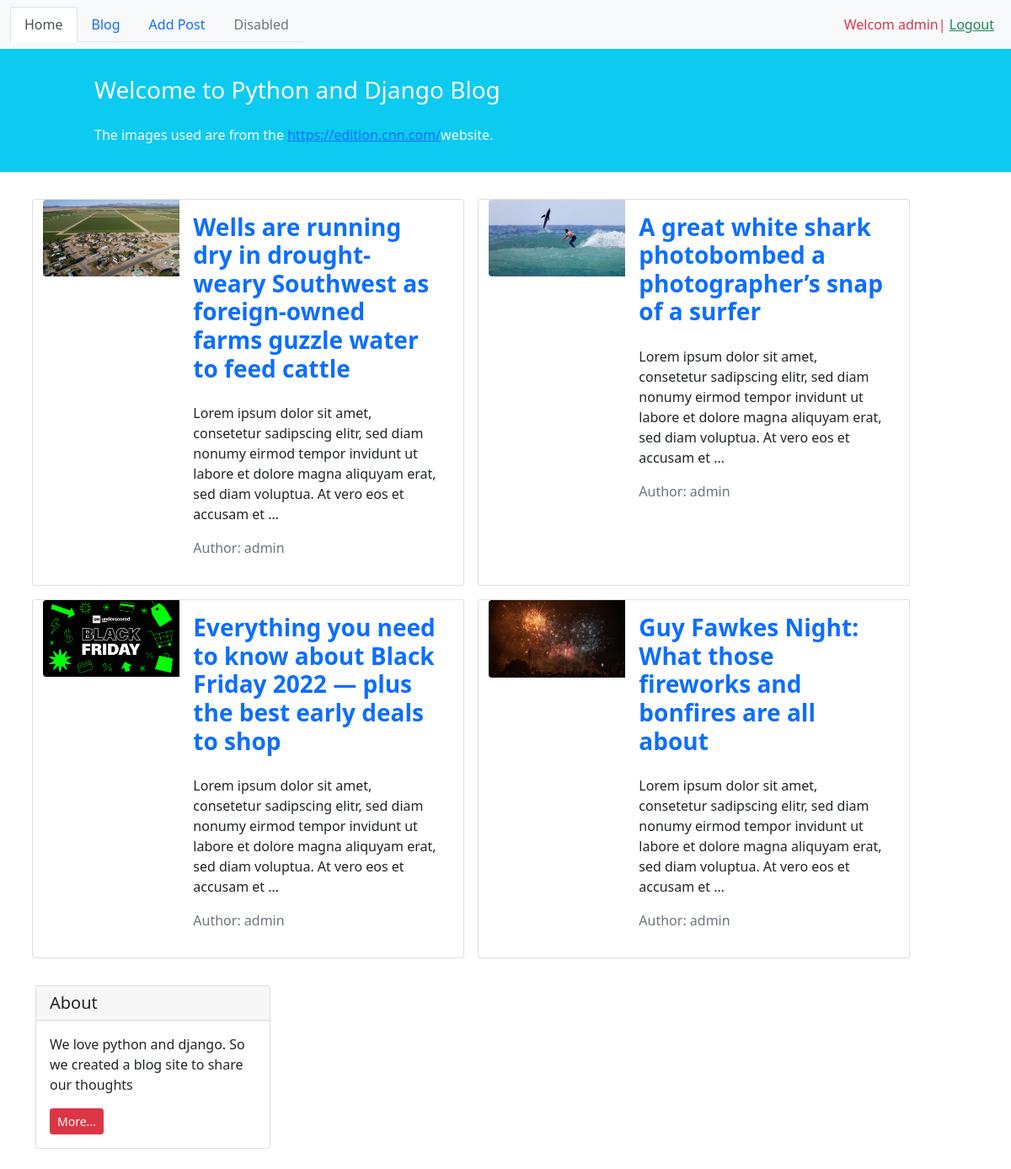
The app's page / (signed in) with its own data.
### blog/models.py (models this page shows, shortened)
class post(models.Model):
    STATUS_CHOICES = (
        ('pub', 'Published'),
        ('drf', 'Draft'),
    )
    title = models.CharField(max_length=100)
    text = models.TextField()
    outher = models.ForeignKey('auth.User', on_delete=models.CASCADE)
    datetime_created = models.DateTimeField(auto_now_add=True)
    datetime_modified = models.DateTimeField(auto_now=True)
    status = models.CharField(choices=STATUS_CHOICES, max_length=3)
    image = models.ImageField(upload_to='blog/blog_cover', blank=True)
    def get_absolute_url(self):
        return reverse('post_detail', args=[self.id])

### blog/views.py (the view)
# urls.py: path('', views.PostListView.as_view(), name='posts_list'),
class PostListView(generic.ListView):
    template_name = 'blog/posts_list.html'
    context_object_name = 'posts_list'
    def get_queryset(self):
        return post.objects.filter(status='pub').order_by('-datetime_modified')

### blog/templates/blog/posts_list.html (shortened to what this page needs)
{% extends '_base.html' %}
{% block content %}
    <div class="container mt-4">
        <div class="row">
            {% for post in posts_list %}
                <div class="card m-2" style="max-width: 45%">
                    <div class="row g-0 h-100" dir="ltr">
                        <div class="col-md-4">
                            {% if post.image %}
                                <img src="{{ post.image.url }}" class="img-fluid rounded-start" alt="...">
                            {% endif %}
                        </div>
                        <div class="col-md-8 h-100">
                            <div class="d-flex flex-column justify-content-between h-100">
                                <div class="card-body">
                                    <a class="text-decoration-none" href="{{ post.get_absolute_url }}"><h3
                                            class="card-title"><strong>{{ post.title }}</strong></h3></a>
                                    <p class="card-text pt-3">{{ post.text|truncatewords:30 }}</p>
                                    <p class="text-muted">Author: {{ post.outher }}</p>
                                </div>
                            </div>
                        </div>
                    </div>
                </div>
            {% endfor %}
        </div>
        <div class="col-3">
            <div class="card my-4">
                <h5 class="card-header">About</h5>
                <div class="card-body">
                    <p class="card-text">We love python and django. So we created a blog site to share our
                        thoughts</p>
                    <a href="#"
                       class="btn btn-sm btn-danger">
                        More...
                    </a>
                </div>
            </div>
        </div>
    </div>
{% endblock content %}

### templates/_base.html (shortened to what this page needs)
<!doctype html>
<html lang="en">
<head>
    <link href="https://cdn.jsdelivr.net/npm/bootstrap@5.1.3/dist/css/bootstrap.min.css" rel="stylesheet"
>
</head>
<body>
<nav class="navbar navbar-expand-lg navbar-dark bg-light">
    <div class="container-fluid">
        <ul class="nav nav-tabs">
            <li class="nav-item">
                <a class="nav-link active" aria-current="page" href="{% url 'posts_list' %}">Home</a>
            </li>
            <li class="nav-item">
                <a class="nav-link" href="{% url 'posts_list' %}">Blog</a>
            </li>
            <li class="nav-item">
                <a class="nav-link" href="{% url 'post_create' %}">Add Post</a>
            </li>
            <li class="nav-item">
                <a class="nav-link disabled" href="#">Disabled</a>
            </li>
        </ul>
        <div class="mx-2 text-danger">
            {% if user.is_authenticated %}
                Welcom {{ user.username }}| <a class="text-success" href="{% url 'logout' %}">Logout</a>
            {% else %}
                <a class="text-success" href="{% url 'login' %}">Log in</a> |
                <a class="text-success" href="{% url 'signup' %}">Sign Up</a>
            {% endif %}
        </div>
    </div>
</nav>
<div class="container-fluid bg-info">
    <div class="row py-3">
        <div class="col-md-8 col-md-10 mx-auto">
            <h3 class="my-4 mt-3 text-white">Welcome to Python and Django Blog</h3>
            <p class="text-light">The images used are from the <a href="https://edition.cnn.com/">https://edition.cnn.com/</a>website.</p>
        </div>
    </div>
</div>
{% block content %}
{% endblock content %}
</body>
</html>

### records on screen
post: image (picture), title "Wells are running dry in drought-weary Southwest as foreign-owned farms guzzle water to feed cattle", text "Lorem ipsum dolor sit amet, consetetur sadipscing elitr, sed diam nonumy eirmod tempor invidunt ut labore et dolore magna aliquyam erat, sed diam voluptua. At vero eos et accusam et …", outher "admin"
post: image (picture), title "A great white shark photobombed a photographer’s snap of a surfer", text "Lorem ipsum dolor sit amet, consetetur sadipscing elitr, sed diam nonumy eirmod tempor invidunt ut labore et dolore magna aliquyam erat, sed diam voluptua. At vero eos et accusam et …", outher "admin"
post: image (picture), title "Everything you need to know about Black Friday 2022 — plus the best early deals to shop", text "Lorem ipsum dolor sit amet, consetetur sadipscing elitr, sed diam nonumy eirmod tempor invidunt ut labore et dolore magna aliquyam erat, sed diam voluptua. At vero eos et accusam et …", outher "admin"
post: image (picture), title "Guy Fawkes Night: What those fireworks and bonfires are all about", text "Lorem ipsum dolor sit amet, consetetur sadipscing elitr, sed diam nonumy eirmod tempor invidunt ut labore et dolore magna aliquyam erat, sed diam voluptua. At vero eos et accusam et …", outher "admin"

### other values on screen
{{ user.username }} "admin"
